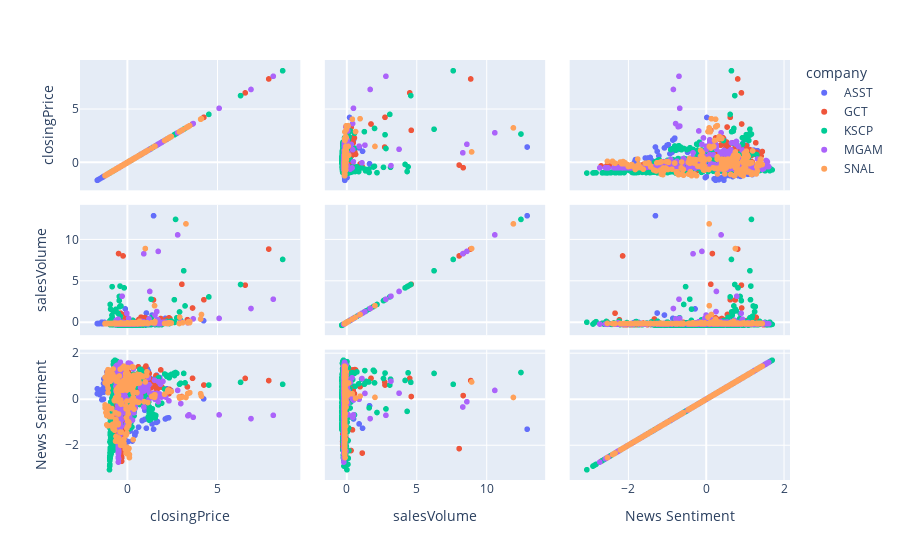

The notebook cell saved with this chart:
### Markdown cell above
Describe scatter plot matrix here: association between variables, per company

        - ASST
        - GCT
        - KSCP
        - MGAM
        - SNAL

### Code cell
# Creating scatter plot matrix
scatterMatrix = px.scatter_matrix(standardizedDailyData,
    dimensions=['closingPrice','salesVolume','News Sentiment'],
    color="company")
scatterMatrix.show()

### Figure 1 — Plotly figure (JSON) as saved in the notebook; plotly's stock layout.template omitted (floating-point values rounded to 4 significant figures; data arrays with more than 128 entries replaced by an {"elided": "..."} marker saying what was removed)
{"data": [{"dimensions": [{"axis": {"matches": true}, "label": "closingPrice", "values": {"elided": "175 float values"}}, {"axis": {"matches": true}, "label": "salesVolume", "values": {"elided": "175 float values"}}, {"axis": {"matches": true}, "label": "News Sentiment", "values": {"elided": "175 float values"}}], "hovertemplate": "company=ASST<br>%{xaxis.title.text}=%{x}<br>%{yaxis.title.text}=%{y}<extra></extra>", "legendgroup": "ASST", "marker": {"color": "#636efa", "symbol": "circle"}, "name": "ASST", "showlegend": true, "type": "splom"}, {"dimensions": [{"axis": {"matches": true}, "label": "closingPrice", "values": {"elided": "291 float values"}}, {"axis": {"matches": true}, "label": "salesVolume", "values": {"elided": "291 float values"}}, {"axis": {"matches": true}, "label": "News Sentiment", "values": {"elided": "291 float values"}}], "hovertemplate": "company=GCT<br>%{xaxis.title.text}=%{x}<br>%{yaxis.title.text}=%{y}<extra></extra>", "legendgroup": "GCT", "marker": {"color": "#EF553B", "symbol": "circle"}, "name": "GCT", "showlegend": true, "type": "splom"}, {"dimensions": [{"axis": {"matches": true}, "label": "closingPrice", "values": {"elided": "431 float values"}}, {"axis": {"matches": true}, "label": "salesVolume", "values": {"elided": "431 float values"}}, {"axis": {"matches": true}, "label": "News Sentiment", "values": {"elided": "431 float values"}}], "hovertemplate": "company=KSCP<br>%{xaxis.title.text}=%{x}<br>%{yaxis.title.text}=%{y}<extra></extra>", "legendgroup": "KSCP", "marker": {"color": "#00cc96", "symbol": "circle"}, "name": "KSCP", "showlegend": true, "type": "splom"}, {"dimensions": [{"axis": {"matches": true}, "label": "closingPrice", "values": {"elided": "305 float values"}}, {"axis": {"matches": true}, "label": "salesVolume", "values": {"elided": "305 float values"}}, {"axis": {"matches": true}, "label": "News Sentiment", "values": {"elided": "305 float values"}}], "hovertemplate": "company=MGAM<br>%{xaxis.title.text}=%{x}<br>%{yaxis.title.text}=%{y}<extra></extra>", "legendgroup": "MGAM", "marker": {"color": "#ab63fa", "symbol": "circle"}, "name": "MGAM", "showlegend": true, "type": "splom"}, {"dimensions": [{"axis": {"matches": true}, "label": "closingPrice", "values": {"elided": "232 float values"}}, {"axis": {"matches": true}, "label": "salesVolume", "values": {"elided": "232 float values"}}, {"axis": {"matches": true}, "label": "News Sentiment", "values": {"elided": "232 float values"}}], "hovertemplate": "company=SNAL<br>%{xaxis.title.text}=%{x}<br>%{yaxis.title.text}=%{y}<extra></extra>", "legendgroup": "SNAL", "marker": {"color": "#FFA15A", "symbol": "circle"}, "name": "SNAL", "showlegend": true, "type": "splom"}], "layout": {"dragmode": "select", "legend": {"title": {"text": "company"}, "tracegroupgap": 0}, "margin": {"t": 60}}}
